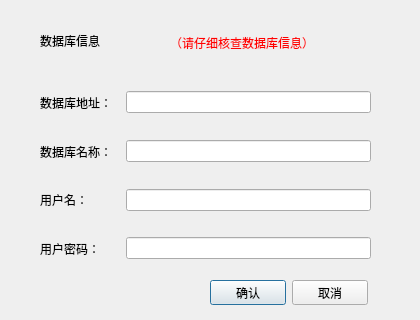
<?xml version="1.0" encoding="UTF-8"?>
<ui version="4.0">
 <class>ChangeDatabaseDialog</class>
 <widget class="QDialog" name="ChangeDatabaseDialog">
  <property name="geometry">
   <rect>
    <x>0</x>
    <y>0</y>
    <width>420</width>
    <height>320</height>
   </rect>
  </property>
  <property name="windowTitle">
   <string>Dialog</string>
  </property>
  <widget class="QLabel" name="label_5">
   <property name="geometry">
    <rect>
     <x>40</x>
     <y>20</y>
     <width>171</width>
     <height>41</height>
    </rect>
   </property>
   <property name="styleSheet">
    <string notr="true">font: 75 16pt &quot;楷体&quot;;</string>
   </property>
   <property name="text">
    <string>数据库信息</string>
   </property>
  </widget>
  <widget class="QWidget" name="layoutWidget">
   <property name="geometry">
    <rect>
     <x>40</x>
     <y>80</y>
     <width>331</width>
     <height>191</height>
    </rect>
   </property>
   <layout class="QVBoxLayout" name="verticalLayout">
    <item>
     <layout class="QHBoxLayout" name="horizontalLayout">
      <item>
       <widget class="QLabel" name="label">
        <property name="minimumSize">
         <size>
          <width>80</width>
          <height>41</height>
         </size>
        </property>
        <property name="text">
         <string>数据库地址：</string>
        </property>
       </widget>
      </item>
      <item>
       <widget class="QLineEdit" name="DatabaseAddressLe"/>
      </item>
     </layout>
    </item>
    <item>
     <layout class="QHBoxLayout" name="horizontalLayout_2">
      <item>
       <widget class="QLabel" name="label_2">
        <property name="minimumSize">
         <size>
          <width>80</width>
          <height>41</height>
         </size>
        </property>
        <property name="text">
         <string>数据库名称：</string>
        </property>
       </widget>
      </item>
      <item>
       <widget class="QLineEdit" name="DatabaseNameLe"/>
      </item>
     </layout>
    </item>
    <item>
     <layout class="QHBoxLayout" name="horizontalLayout_3">
      <item>
       <widget class="QLabel" name="label_3">
        <property name="minimumSize">
         <size>
          <width>80</width>
          <height>40</height>
         </size>
        </property>
        <property name="text">
         <string>用户名：</string>
        </property>
       </widget>
      </item>
      <item>
       <widget class="QLineEdit" name="UIDLe"/>
      </item>
     </layout>
    </item>
    <item>
     <layout class="QHBoxLayout" name="horizontalLayout_4">
      <item>
       <widget class="QLabel" name="label_4">
        <property name="minimumSize">
         <size>
          <width>80</width>
          <height>41</height>
         </size>
        </property>
        <property name="text">
         <string>用户密码：</string>
        </property>
       </widget>
      </item>
      <item>
       <widget class="QLineEdit" name="PWDLe"/>
      </item>
     </layout>
    </item>
   </layout>
  </widget>
  <widget class="QWidget" name="layoutWidget">
   <property name="geometry">
    <rect>
     <x>210</x>
     <y>280</y>
     <width>158</width>
     <height>25</height>
    </rect>
   </property>
   <layout class="QHBoxLayout" name="horizontalLayout_5">
    <item>
     <widget class="QPushButton" name="ConfirmBtn">
      <property name="text">
       <string>确认</string>
      </property>
     </widget>
    </item>
    <item>
     <widget class="QPushButton" name="CancelBtn">
      <property name="text">
       <string>取消</string>
      </property>
     </widget>
    </item>
   </layout>
  </widget>
  <widget class="QLabel" name="label_6">
   <property name="geometry">
    <rect>
     <x>170</x>
     <y>35</y>
     <width>161</width>
     <height>16</height>
    </rect>
   </property>
   <property name="styleSheet">
    <string notr="true">color: rgb(255, 0, 0);</string>
   </property>
   <property name="text">
    <string>（请仔细核查数据库信息）</string>
   </property>
  </widget>
 </widget>
 <resources/>
 <connections/>
</ui>
